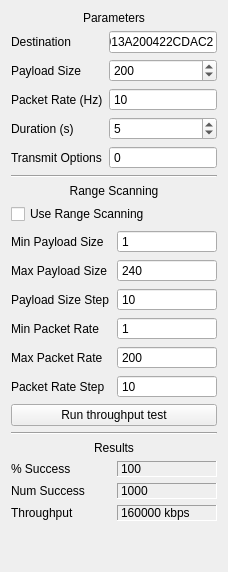
      <widget class="QWidget" name="ThroughputTest">
       <attribute name="title">
        <string>Throughput Test</string>
       </attribute>
       <layout class="QGridLayout" name="gridLayout_4">
        <item row="22" column="1">
         <widget class="QLabel" name="ThroughputTestResults_Throughput">
          <property name="frameShape">
           <enum>QFrame::Shape::Panel</enum>
          </property>
          <property name="frameShadow">
           <enum>QFrame::Shadow::Sunken</enum>
          </property>
          <property name="text">
           <string>160000 kbps</string>
          </property>
         </widget>
        </item>
        <item row="22" column="0">
         <widget class="QLabel" name="label_23">
          <property name="text">
           <string>Throughput</string>
          </property>
         </widget>
        </item>
        <item row="21" column="1">
         <widget class="QLabel" name="ThroughputTestResults_NumSuccess">
          <property name="frameShape">
           <enum>QFrame::Shape::Panel</enum>
          </property>
          <property name="frameShadow">
           <enum>QFrame::Shadow::Sunken</enum>
          </property>
          <property name="text">
           <string>1000</string>
          </property>
         </widget>
        </item>
        <item row="17" column="0" colspan="2">
         <widget class="QPushButton" name="ThroughputTest_Button">
          <property name="focusPolicy">
           <enum>Qt::FocusPolicy::NoFocus</enum>
          </property>
          <property name="text">
           <string>Run throughput test</string>
          </property>
         </widget>
        </item>
        <item row="20" column="1">
         <widget class="QLabel" name="ThroughputTestResults_PercentSuccess">
          <property name="frameShape">
           <enum>QFrame::Shape::Panel</enum>
          </property>
          <property name="frameShadow">
           <enum>QFrame::Shadow::Sunken</enum>
          </property>
          <property name="text">
           <string>100</string>
          </property>
         </widget>
        </item>
        <item row="18" column="0" colspan="2">
         <widget class="Line" name="line_3">
          <property name="orientation">
           <enum>Qt::Orientation::Horizontal</enum>
          </property>
         </widget>
        </item>
        <item row="23" column="0" colspan="2">
         <spacer name="verticalSpacer_2">
          <property name="orientation">
           <enum>Qt::Orientation::Vertical</enum>
          </property>
          <property name="sizeHint" stdset="0">
           <size>
            <width>20</width>
            <height>40</height>
           </size>
          </property>
         </spacer>
        </item>
        <item row="20" column="0">
         <widget class="QLabel" name="label_21">
          <property name="text">
           <string>% Success</string>
          </property>
         </widget>
        </item>
        <item row="21" column="0">
         <widget class="QLabel" name="label_22">
          <property name="text">
           <string>Num Success</string>
          </property>
         </widget>
        </item>
        <item row="19" column="0" colspan="2">
         <widget class="QLabel" name="label_20">
          <property name="text">
           <string>Results</string>
          </property>
          <property name="alignment">
           <set>Qt::AlignmentFlag::AlignCenter</set>
          </property>
         </widget>
        </item>
        <item row="0" column="0" colspan="2">
         <widget class="QWidget" name="ThroughputTest_ParamsContainer" native="true">
          <property name="enabled">
           <bool>true</bool>
          </property>
          <layout class="QGridLayout" name="gridLayout_7">
           <property name="leftMargin">
            <number>0</number>
           </property>
           <property name="topMargin">
            <number>0</number>
           </property>
           <property name="rightMargin">
            <number>0</number>
           </property>
           <property name="bottomMargin">
            <number>0</number>
           </property>
           <item row="1" column="0">
            <widget class="Line" name="line_4">
             <property name="orientation">
              <enum>Qt::Orientation::Horizontal</enum>
             </property>
            </widget>
           </item>
           <item row="0" column="0">
            <widget class="QWidget" name="ThroughputTest_BasicParamsContainer" native="true">
             <layout class="QGridLayout" name="gridLayout_5">
              <property name="leftMargin">
               <number>0</number>
              </property>
              <property name="topMargin">
               <number>0</number>
              </property>
              <property name="rightMargin">
               <number>0</number>
              </property>
              <property name="bottomMargin">
               <number>0</number>
              </property>
              <item row="1" column="1">
               <widget class="QLineEdit" name="ThroughputTest_DestinationAddress">
                <property name="text">
                 <string>0013A200422CDAC2</string>
                </property>
               </widget>
              </item>
              <item row="1" column="0">
               <widget class="QLabel" name="label_15">
                <property name="text">
                 <string>Destination</string>
                </property>
               </widget>
              </item>
              <item row="5" column="0">
               <widget class="QLabel" name="label_19">
                <property name="text">
                 <string>Transmit Options</string>
                </property>
               </widget>
              </item>
              <item row="4" column="0">
               <widget class="QLabel" name="label_18">
                <property name="text">
                 <string>Duration (s)</string>
                </property>
               </widget>
              </item>
              <item row="3" column="1">
               <widget class="QSpinBox" name="ThroughputTest_PacketRate">
                <property name="buttonSymbols">
                 <enum>QAbstractSpinBox::ButtonSymbols::NoButtons</enum>
                </property>
                <property name="minimum">
                 <number>1</number>
                </property>
                <property name="maximum">
                 <number>200</number>
                </property>
                <property name="value">
                 <number>10</number>
                </property>
               </widget>
              </item>
              <item row="2" column="0">
               <widget class="QLabel" name="label_16">
                <property name="text">
                 <string>Payload Size</string>
                </property>
               </widget>
              </item>
              <item row="4" column="1">
               <widget class="QSpinBox" name="ThroughputTest_Duration">
                <property name="minimum">
                 <number>1</number>
                </property>
                <property name="maximum">
                 <number>600</number>
                </property>
                <property name="value">
                 <number>5</number>
                </property>
               </widget>
              </item>
              <item row="5" column="1">
               <widget class="QSpinBox" name="ThroughputTest_TransmitOptions">
                <property name="buttonSymbols">
                 <enum>QAbstractSpinBox::ButtonSymbols::NoButtons</enum>
                </property>
                <property name="maximum">
                 <number>255</number>
                </property>
                <property name="value">
                 <number>0</number>
                </property>
                <property name="displayIntegerBase">
                 <number>16</number>
                </property>
               </widget>
              </item>
              <item row="3" column="0">
               <widget class="QLabel" name="label_17">
                <property name="text">
                 <string>Packet Rate (Hz)</string>
                </property>
               </widget>
              </item>
              <item row="2" column="1">
               <widget class="QSpinBox" name="ThroughputTest_PayloadSize">
                <property name="minimum">
                 <number>1</number>
                </property>
                <property name="maximum">
                 <number>245</number>
                </property>
                <property name="singleStep">
                 <number>10</number>
                </property>
                <property name="value">
                 <number>200</number>
                </property>
               </widget>
              </item>
              <item row="0" column="0" colspan="2">
               <widget class="QLabel" name="label_31">
                <property name="text">
                 <string>Parameters</string>
                </property>
                <property name="alignment">
                 <set>Qt::AlignmentFlag::AlignCenter</set>
                </property>
               </widget>
              </item>
             </layout>
            </widget>
           </item>
           <item row="2" column="0">
            <widget class="QLabel" name="label_24">
             <property name="text">
              <string>Range Scanning</string>
             </property>
             <property name="alignment">
              <set>Qt::AlignmentFlag::AlignCenter</set>
             </property>
            </widget>
           </item>
           <item row="3" column="0">
            <widget class="QCheckBox" name="ThroughputTest_RangeScanning">
             <property name="text">
              <string>Use Range Scanning</string>
             </property>
            </widget>
           </item>
           <item row="4" column="0">
            <widget class="QWidget" name="ThroughputTest_RangeScanningParamsContainer" native="true">
             <layout class="QGridLayout" name="gridLayout_6">
              <property name="leftMargin">
               <number>0</number>
              </property>
              <property name="topMargin">
               <number>0</number>
              </property>
              <property name="rightMargin">
               <number>0</number>
              </property>
              <property name="bottomMargin">
               <number>0</number>
              </property>
              <item row="4" column="1">
               <widget class="QSpinBox" name="ThroughputTest_MaxPacketRate">
                <property name="buttonSymbols">
                 <enum>QAbstractSpinBox::ButtonSymbols::NoButtons</enum>
                </property>
                <property name="minimum">
                 <number>1</number>
                </property>
                <property name="maximum">
                 <number>200</number>
                </property>
                <property name="value">
                 <number>200</number>
                </property>
               </widget>
              </item>
              <item row="1" column="1">
               <widget class="QSpinBox" name="ThroughputTest_MaxPayloadSize">
                <property name="buttonSymbols">
                 <enum>QAbstractSpinBox::ButtonSymbols::NoButtons</enum>
                </property>
                <property name="minimum">
                 <number>1</number>
                </property>
                <property name="maximum">
                 <number>245</number>
                </property>
                <property name="value">
                 <number>240</number>
                </property>
               </widget>
              </item>
              <item row="0" column="0">
               <widget class="QLabel" name="label_25">
                <property name="text">
                 <string>Min Payload Size</string>
                </property>
               </widget>
              </item>
              <item row="0" column="1">
               <widget class="QSpinBox" name="ThroughputTest_MinPayloadSize">
                <property name="buttonSymbols">
                 <enum>QAbstractSpinBox::ButtonSymbols::NoButtons</enum>
                </property>
                <property name="minimum">
                 <number>1</number>
                </property>
                <property name="maximum">
                 <number>245</number>
                </property>
               </widget>
              </item>
              <item row="3" column="1">
               <widget class="QSpinBox" name="ThroughputTest_MinPacketRate">
                <property name="buttonSymbols">
                 <enum>QAbstractSpinBox::ButtonSymbols::NoButtons</enum>
                </property>
                <property name="minimum">
                 <number>1</number>
                </property>
                <property name="maximum">
                 <number>200</number>
                </property>
                <property name="value">
                 <number>1</number>
                </property>
               </widget>
              </item>
              <item row="2" column="1">
               <widget class="QSpinBox" name="ThroughputTest_PayloadSizeStep">
                <property name="buttonSymbols">
                 <enum>QAbstractSpinBox::ButtonSymbols::NoButtons</enum>
                </property>
                <property name="maximum">
                 <number>100</number>
                </property>
                <property name="value">
                 <number>10</number>
                </property>
               </widget>
              </item>
              <item row="4" column="0">
               <widget class="QLabel" name="label_29">
                <property name="text">
                 <string>Max Packet Rate</string>
                </property>
               </widget>
              </item>
              <item row="2" column="0">
               <widget class="QLabel" name="label_27">
                <property name="text">
                 <string>Payload Size Step</string>
                </property>
               </widget>
              </item>
              <item row="3" column="0">
               <widget class="QLabel" name="label_28">
                <property name="text">
                 <string>Min Packet Rate</string>
                </property>
               </widget>
              </item>
              <item row="1" column="0">
               <widget class="QLabel" name="label_26">
                <property name="text">
                 <string>Max Payload Size</string>
                </property>
               </widget>
              </item>
              <item row="5" column="0">
               <widget class="QLabel" name="label_30">
                <property name="text">
                 <string>Packet Rate Step</string>
                </property>
               </widget>
              </item>
              <item row="5" column="1">
               <widget class="QSpinBox" name="ThroughputTest_PacketRateStep">
                <property name="buttonSymbols">
                 <enum>QAbstractSpinBox::ButtonSymbols::NoButtons</enum>
                </property>
                <property name="maximum">
                 <number>100</number>
                </property>
                <property name="value">
                 <number>10</number>
                </property>
               </widget>
              </item>
             </layout>
            </widget>
           </item>
          </layout>
         </widget>
        </item>
       </layout>
      </widget>
